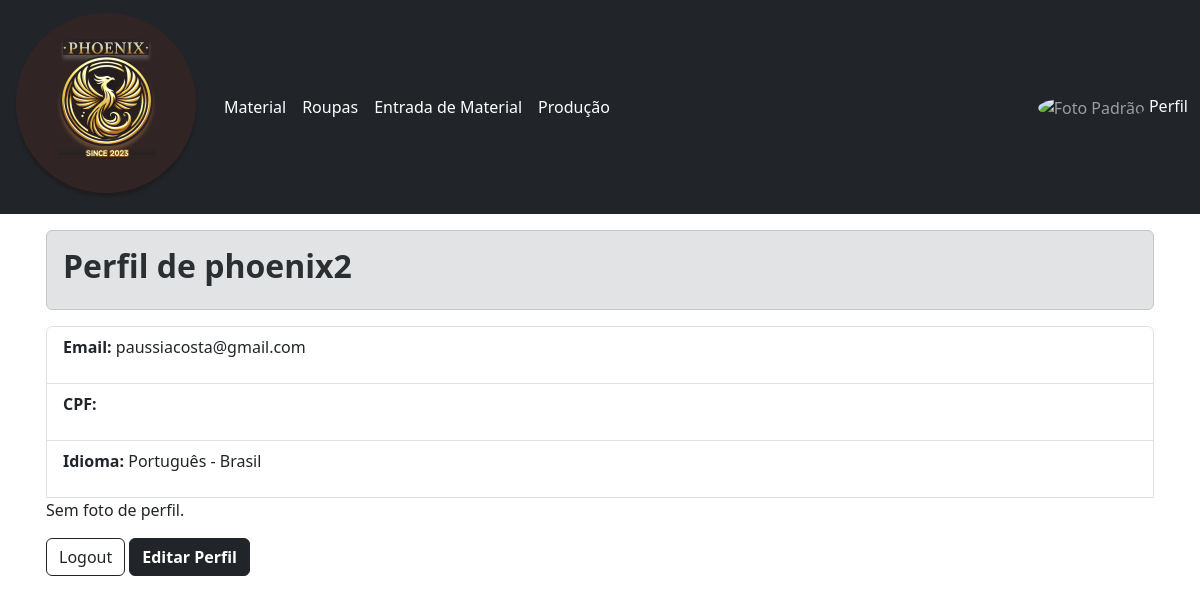
The page /usuario/profile/ (signed in) on the database as committed earlier.
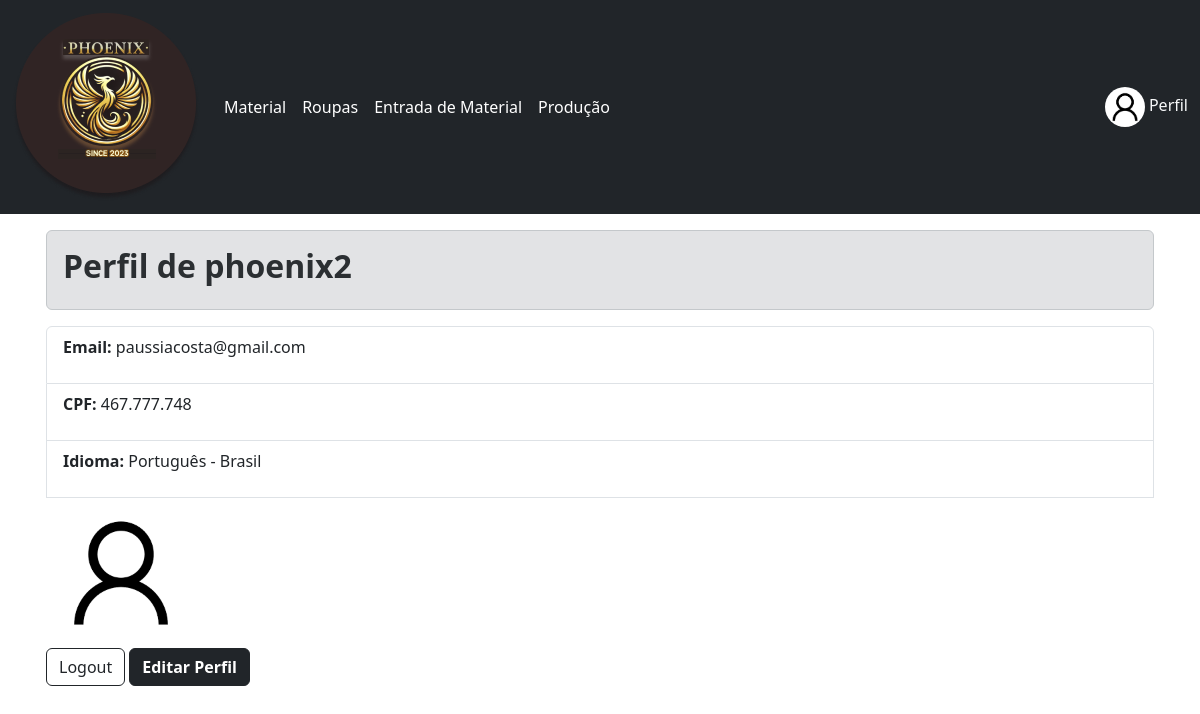
The same page on the database as committed later.
### usuario/models.py (models this page shows, shortened)
class CustomUser(AbstractUser):
    linguagem = [
        ('pt-br', 'Português - Brasil'),
        ('eng', 'Inglês (Indisponível)')
    ]
    cpf = models.CharField(max_length=11, unique=True, verbose_name="CPF")
    profile_picture = models.ImageField(upload_to='profile_pictures/', blank=True, null=True)
    idioma = models.CharField(verbose_name="Idioma", null=False, blank=False,  choices=linguagem, default='pt-br', max_length=7)

### usuario/views.py (the view)
# urls.py: path('profile/', UserProfileView.as_view(), name='profile'),
class UserProfileView(LoginRequiredMixin, DetailView):
    model = CustomUser
    template_name = 'usuario/profile_detail.html'
    context_object_name = 'user'
    def get_object(self):
        return self.request.user  # Retorna o usuário logado

### usuario/templates/usuario/profile_detail.html (shortened to what this page needs)
{% extends 'base.html' %}
{% block content %}
    <div class="alert alert-secondary" role="alert">
        <h2><strong>Perfil de {{ user.username }}</strong></h2>
    </div>
    <ul class="list-group">
        <li class="list-group-item"><p><strong>Email:</strong> {{ user.email }}</p></li>
        <li class="list-group-item"><p><strong>CPF:</strong> {{ user.cpf }}</p></li>
        <li class="list-group-item"><p><strong>Idioma:</strong> {{ user.get_idioma_display }}</p></li>
        {% if user.profile_picture %}
            <img src="{{ user.profile_picture.url }}" alt="Foto de Perfil" style="max-width: 150px;">
        {% else %}
            <p>Sem foto de perfil.</p>
        {% endif %}
    </ul>
    <div class="d-inline-flex gap-1">
        <form method="post" action="{% url 'logout' %}">
            <button type="submit" class="btn btn-outline-dark">Logout</button>
        </form>
        <a type="button" href="{% url 'profile_edit' %}" class="btn btn-dark"><strong>Editar Perfil</strong></a>
    </div>
{% endblock %}

### dashboard/templates/base.html (shortened to what this page needs)
<!DOCTYPE html>
<html lang="pt-br">
<head>
    <link href="https://cdn.jsdelivr.net/npm/bootstrap@5.3.3/dist/css/bootstrap.min.css" rel="stylesheet">
    {%load static%}
</head>
<body>
    <nav class="navbar navbar-expand-lg navbar-dark bg-dark">
        <div class="container-fluid">
            <a class="navbar-brand" href="{% url 'dashboard' %}">
                <img src="{% static 'imagens/logo.png' %}" alt="Phoenix">
            </a>
            <div class="collapse navbar-collapse" id="navbarNav">
                <ul class="navbar-nav">
                    <li class="nav-item">
                        <a class="nav-link active" aria-current="page" href="{% url 'material_list' %}">Material</a></li>
                    <li> <a class="nav-link active" aria-current="page" href="{% url 'roupa_list' %}">Roupas</a></li>
                    <li> <a class="nav-link active" aria-current="page" href="{% url 'movimentacao_list' %}">Entrada de Material</a></li>
                    <li> <a class="nav-link active" aria-current="page" href="{% url 'producao_list' %}">Produção</a></li>
                    </ul>
                    <span class="ms-auto">
                    {% if user.is_authenticated %}
                    <span class="navbar-text ms-auto">
                        {% if user.profile_picture %}
                        <img src="{{ user.profile_picture.url }}" alt="Foto de Perfil" class="rounded-circle" style="width: 40px; height: 40px;">
                        {% else %}
                        <img src="{% static 'imagens/default_profile.png' %}" alt="Foto Padrão" class="rounded-circle" style="width: 40px; height: 40px;">
                        {% endif %}
                        <a class="nav-link d-inline-block link-light" href="{% url 'profile' %}">Perfil</a>
                    </span>
                    {% endif %}
                </span>
            </div>
        </div>
    </nav>
    <div class="container py-3 px-3">
        {% block content %}
        {% endblock %}
    </div>
</body>
</html>

Rows that differ between the two databases and show on the page:
changed CustomUser "phoenix2": profile_picture: picture added; cpf (not shown) → "467.777.748"
Other text that changed with them:
text no longer shown: "Sem foto de perfil."
